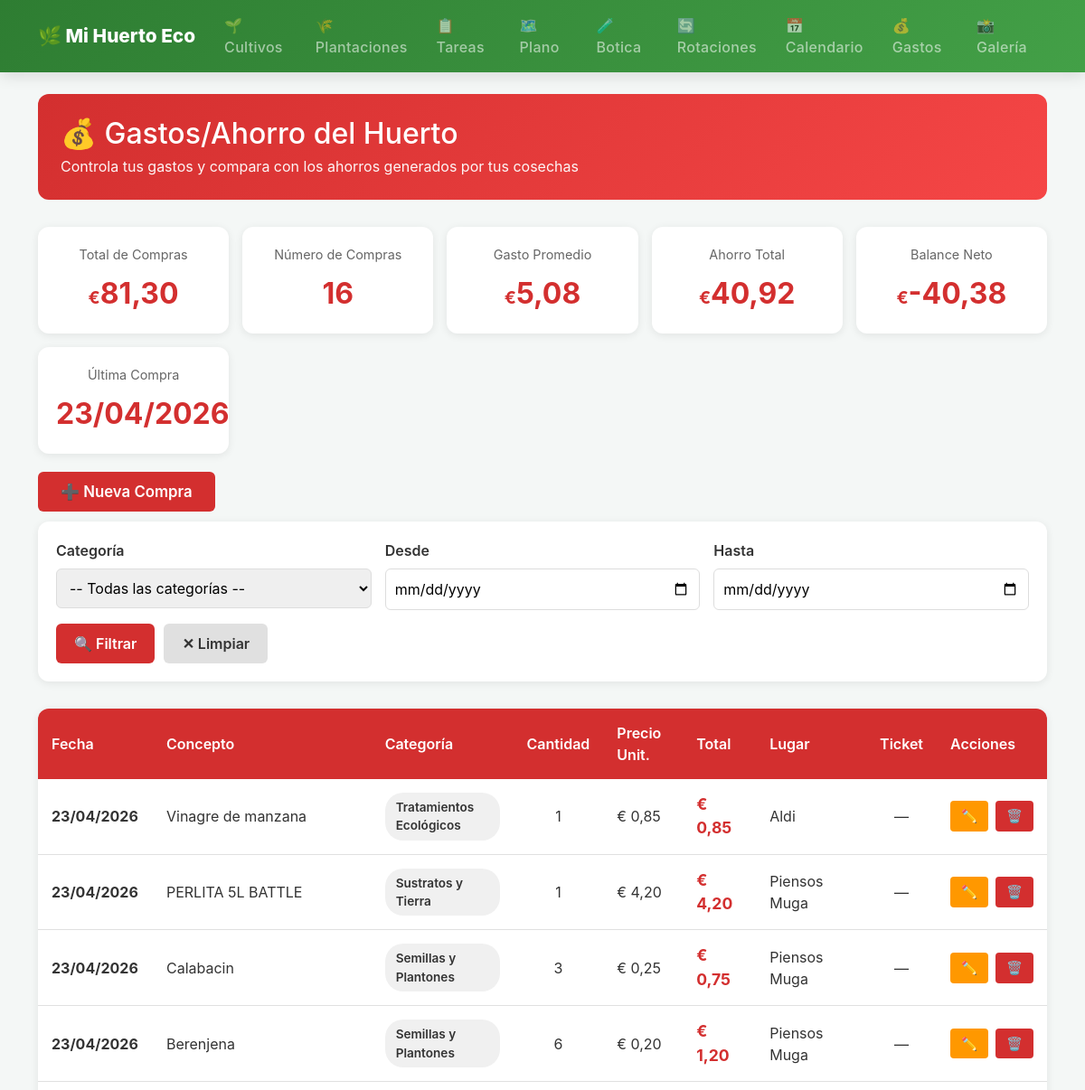
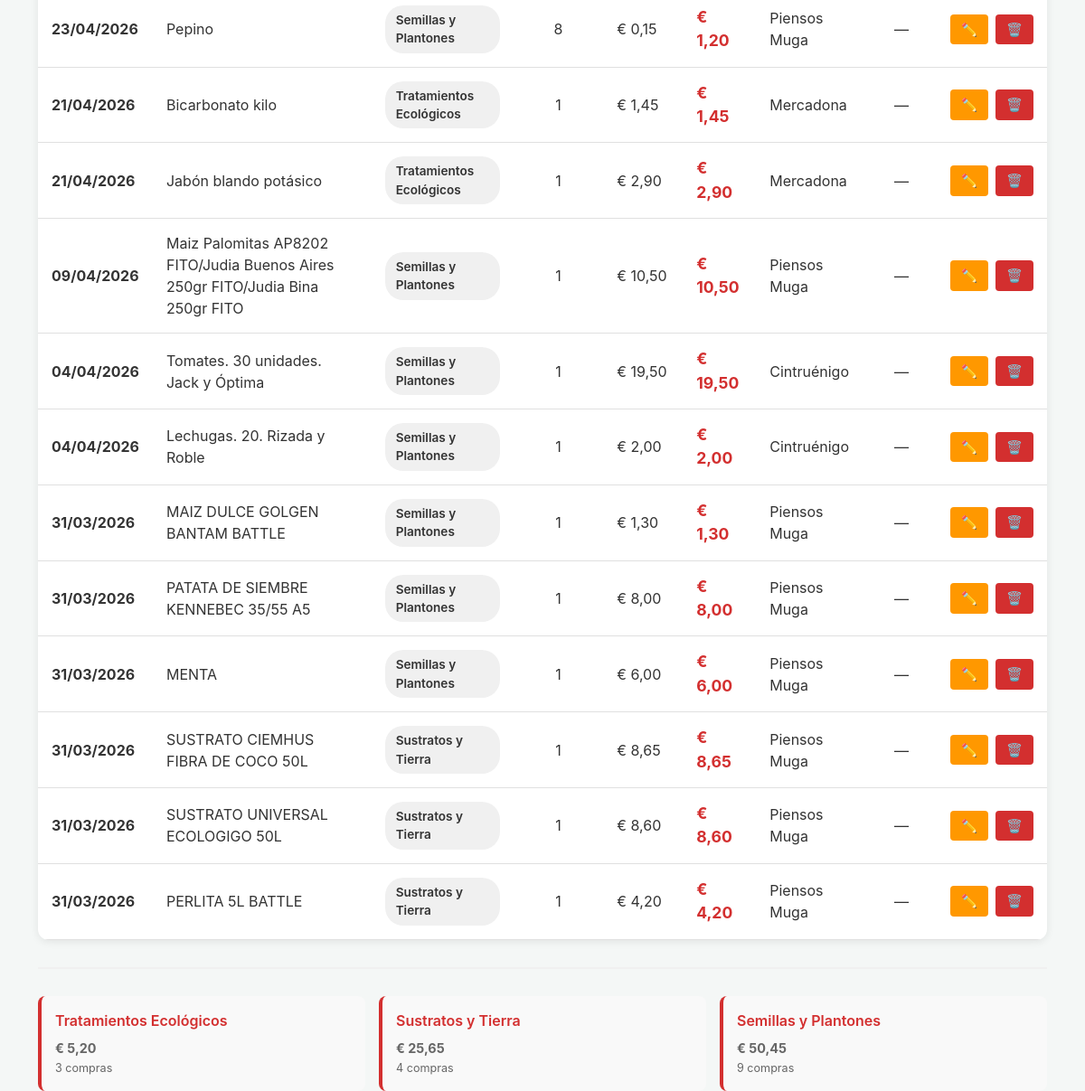
/gastos/, run on the app's committed database (2 pictures, top to bottom).
### gestion_huerto/models.py (models this page shows, shortened)
class Gasto(models.Model):
    CATEGORIA_CHOICES = [
        ('semillas', 'Semillas y Plantones'),
        ('abonos', 'Abonos y Compost'),
        ('herramientas', 'Herramientas'),
        ('riego', 'Sistema de Riego'),
        ('tratamientos', 'Tratamientos Ecológicos'),
        ('sustratos', 'Sustratos y Tierra'),
        ('infraestructura', 'Infraestructura'),
        ('otros', 'Otros'),
    ]
    fecha_compra = models.DateField(
        default=timezone.localdate,
        help_text='Fecha en que se realizó la compra'
    )
    concepto = models.CharField(
        max_length=200,
        default='Sin concepto',
        help_text='Descripción del producto o servicio'
    )
    categoria = models.CharField(
        max_length=20,
        choices=CATEGORIA_CHOICES,
        default='otros',
        help_text='Categoría del gasto'
    )
    coste = models.DecimalField(
        max_digits=8,
        decimal_places=2,
        default=Decimal('0.01'),
        validators=[MinValueValidator(Decimal('0.01'))],
        help_text='Precio unitario en euros'
    )
    cantidad = models.PositiveIntegerField(
        default=1,
        help_text='Número de unidades compradas'
    )
    lugar_compra = models.CharField(
        max_length=100,
        default='No indicado',
        help_text='Tienda o proveedor'
    )
    notas = models.TextField(
        blank=True,
        help_text='Observaciones adicionales'
    )
    ticket_foto = models.ImageField(
        upload_to='tickets_gastos/%Y/%m/',
        blank=True,
        null=True,
        help_text='Foto del ticket de compra'
    )
    es_general = models.BooleanField(
        default=False,
        help_text="Si es True, no está asociado a plantaciones específicas"
    )
    plantaciones = models.ManyToManyField(
        'Plantacion',
        blank=True,
        related_name='gastos'
    )
    @property
    def coste_total(self):
        return self.coste * self.cantidad
    class Meta:
        verbose_name = "Gasto"
        verbose_name_plural = "Gastos"
        ordering = ['-fecha_compra']

### gestion_huerto/views.py (the view)
# urls.py: path('gastos/', views.lista_gastos, name='lista_gastos'),
def lista_gastos(request):
    gastos = Gasto.objects.all()
    categoria_filtro = request.GET.get('categoria')
    fecha_desde = request.GET.get('fecha_desde')
    fecha_hasta = request.GET.get('fecha_hasta')
    if categoria_filtro:
        gastos = gastos.filter(categoria=categoria_filtro)
    if fecha_desde:
        gastos = gastos.filter(fecha_compra__gte=fecha_desde)
    if fecha_hasta:
        gastos = gastos.filter(fecha_compra__lte=fecha_hasta)
    gasto_total = sum(g.coste_total for g in gastos)
    gasto_promedio = gasto_total / gastos.count() if gastos.exists() else Decimal('0.00')
    cosechas = Cosecha.objects.all()
    ahorro_total = sum(c.total for c in cosechas)
    balance_neto = ahorro_total - gasto_total
    stats_por_categoria = {}
    for gasto in gastos:
        cat_label = gasto.get_categoria_display()
        if cat_label not in stats_por_categoria:
            stats_por_categoria[cat_label] = {
                'total': Decimal('0.00'),
                'cantidad': 0
            }
        stats_por_categoria[cat_label]['total'] += gasto.coste_total
        stats_por_categoria[cat_label]['cantidad'] += 1
    return render(request, 'gastos/lista.html', {
        'gastos': gastos,
        'gasto_total': gasto_total,
        'gasto_promedio': gasto_promedio,
        'ahorro_total': ahorro_total,
        'balance_neto': balance_neto,
        'categorias': Gasto.CATEGORIA_CHOICES,
        'stats_por_categoria': stats_por_categoria,
    })

### gestion_huerto/models.py (called while the page is built)
    @property
    def total(self):
        if self.precio_unitario:
            return self.cantidad * self.precio_unitario
        return Decimal('0.00')

### gestion_huerto/templates/gastos/lista.html (shortened to what this page needs)
{% extends 'base.html' %}
{% block content %}
<div class="gastos-header">
    <h2>💰 Gastos/Ahorro del Huerto</h2>
    <p>Controla tus gastos y compara con los ahorros generados por tus cosechas</p>
</div>
<div class="estadisticas">
    <div class="stat-card">
        <div class="stat-label">Total de Compras</div>
        <div class="stat-valor">
            <span class="stat-moneda">€</span>{{ gasto_total|floatformat:2 }}
        </div>
    </div>
    <div class="stat-card">
        <div class="stat-label">Número de Compras</div>
        <div class="stat-valor">{{ gastos|length }}</div>
    </div>
    <div class="stat-card">
        <div class="stat-label">Gasto Promedio</div>
        <div class="stat-valor">
            <span class="stat-moneda">€</span>{{ gasto_promedio|floatformat:2 }}
        </div>
    </div>
    <div class="stat-card">
        <div class="stat-label">Ahorro Total</div>
        <div class="stat-valor">
            <span class="stat-moneda">€</span>{{ ahorro_total|floatformat:2 }}
        </div>
    </div>
    <div class="stat-card">
        <div class="stat-label">Balance Neto</div>
        <div class="stat-valor {% if balance_neto >= 0 %}balance-positivo{% else %}balance-negativo{% endif %}">
            <span class="stat-moneda">€</span>{{ balance_neto|floatformat:2 }}
        </div>
    </div>
    <div class="stat-card">
        <div class="stat-label">Última Compra</div>
        <div class="stat-valor">
            {% if gastos %}
                {{ gastos.0.fecha_compra|date:"d/m/Y" }}
            {% else %}
                ---
            {% endif %}
        </div>
    </div>
</div>
<div style="margin-bottom: 20px;">
    <a href="{% url 'nuevo_gasto' %}" class="btn-nueva-compra">
        ➕ Nueva Compra
    </a>
</div>
<form method="get" class="filtros-container">
    <div class="filtro-nivel">
        <div class="filtro-item">
            <label for="categoria">Categoría</label>
            <select name="categoria" id="categoria">
                <option value="">-- Todas las categorías --</option>
            </select>
        </div>
        <div class="filtro-item">
            <label for="fecha_desde">Desde</label>
            <input type="date" name="fecha_desde" id="fecha_desde" value="{{ request.GET.fecha_desde }}">
        </div>
        <div class="filtro-item">
            <label for="fecha_hasta">Hasta</label>
            <input type="date" name="fecha_hasta" id="fecha_hasta" value="{{ request.GET.fecha_hasta }}">
        </div>
    </div>
    <div class="botones-filtro">
        <button type="submit" class="btn-filtrar">🔍 Filtrar</button>
        <a href="{% url 'lista_gastos' %}" class="btn-limpiar">✕ Limpiar</a>
    </div>
</form>
{% if gastos %}
<div class="gastos-tabla">
    <div class="tabla-responsive">
        <table>
            <thead>
                <tr>
                    <th>Fecha</th>
                    <th>Concepto</th>
                    <th>Categoría</th>
                    <th>Cantidad</th>
                    <th>Precio Unit.</th>
                    <th>Total</th>
                    <th>Lugar</th>
                    <th>Ticket</th>
                    <th>Acciones</th>
                </tr>
            </thead>
            <tbody>
                {% for gasto in gastos %}
                <tr>
                    <td><strong>{{ gasto.fecha_compra|date:"d/m/Y" }}</strong></td>
                    <td>{{ gasto.concepto }}</td>
                    <td>
                        <span class="categoria-badge">
                            {{ gasto.get_categoria_display }}
                        </span>
                    </td>
                    <td style="text-align: center;">{{ gasto.cantidad }}</td>
                    <td>€ {{ gasto.coste|floatformat:2 }}</td>
                    <td>
                        <span class="coste-total">€ {{ gasto.coste_total|floatformat:2 }}</span>
                    </td>
                    <td>{{ gasto.lugar_compra }}</td>
                    <td style="text-align: center;">
                        {% if gasto.ticket_foto %}
                            <a href="{{ gasto.ticket_foto.url }}" target="_blank" title="Ver ticket">
                                🧾</a>
                        {% else %}
                            —
                        {% endif %}
                    </td>
                    <td>
                        <div class="acciones">
                            <a href="{% url 'editar_gasto' gasto.pk %}" class="btn-accion btn-editar" title="Editar">
                                ✏️
                            </a>
                            <a href="{% url 'eliminar_gasto' gasto.pk %}" class="btn-accion btn-eliminar" title="Eliminar">
                                🗑️
                            </a>
                        </div>
                    </td>
                </tr>
                {% endfor %}
            </tbody>
        </table>
    </div>
</div>
{% if stats_por_categoria %}
<div class="stats-categorias">
    {% for cat_label, stats in stats_por_categoria.items %}
    <div class="categoria-stat">
        <div class="categoria-stat-titulo">{{ cat_label }}</div>
        <div class="categoria-stat-detalles">
            <strong>€ {{ stats.total|floatformat:2 }}</strong><br>
            <small>{{ stats.cantidad }} compra{% if stats.cantidad > 1 %}s{% endif %}</small>
        </div>
    </div>
    {% endfor %}
</div>
{% endif %}
{% else %}
<div class="sin-gastos">
    📭 No hay gastos registrados. ¡Comienza a agregar tus compras!
</div>
{% endif %}
{% endblock %}

### gestion_huerto/templates/base.html (style rules this page uses)
:root { --primary-green: #2e7d32; --secondary-green: #43a047; --light-green: #e8f5e9; --earth-brown: #8d6e63; --light-brown: #d7ccc8; --sun-yellow: #fbc02d; --water-blue: #1976d2; --light-blue: #e3f2fd; --alert-orange: #ff9800; --danger-red: #f44336; --success-color: #4caf50; --warning-color: #ffc107; --info-color: #17a2b8; --text-muted: #999; --text-dark: #333; --bg-light: #f4f7f6; --border-light: #e0e0e0; --shadow-sm: 0 2px 8px rgba(0,0,0,0.08); --shadow-md: 0 4px 16px rgba(0,0,0,0.12); --shadow-lg: 0 8px 24px rgba(0,0,0,0.15); --transition-smooth: all 0.3s cubic-bezier(0.4, 0, 0.2, 1); }
* { box-sizing: border-box; }
body { background-color: var(--bg-light); font-family: -apple-system, BlinkMacSystemFont, 'Segoe UI', Roboto, 'Helvetica Neue', Arial, sans-serif; color: var(--text-dark); }
a { text-decoration: none; transition: var(--transition-smooth); }

### gestion_huerto/templates/gastos/lista.html (style rules this page uses)
.gastos-header { background: linear-gradient(135deg, #d32f2f 0%, #f54646 100%); color: white; padding: 25px; border-radius: 12px; margin-bottom: 30px; }
.gastos-header h2 { margin: 0; font-size: 2rem; margin-bottom: 5px; }
.gastos-header p { margin: 0; opacity: 0.95; }
.estadisticas { display: grid; grid-template-columns: repeat(auto-fit, minmax(200px, 1fr)); gap: 15px; margin-bottom: 30px; }
.stat-card { background: white; padding: 20px; border-radius: 12px; box-shadow: 0 2px 10px rgba(0, 0, 0, 0.08); text-align: center; }
.stat-label { color: #666; font-size: 0.9rem; margin-bottom: 8px; }
.stat-valor { font-size: 2rem; font-weight: bold; color: #d32f2f; }
.balance-negativo { color: #d32f2f !important; }
.stat-moneda { font-size: 1.2rem; }
.filtros-container { background: white; padding: 20px; border-radius: 12px; margin-bottom: 30px; box-shadow: 0 2px 10px rgba(0, 0, 0, 0.08); }
.filtro-nivel { display: grid; grid-template-columns: repeat(auto-fit, minmax(200px, 1fr)); gap: 15px; margin-bottom: 15px; }
.filtro-item { display: flex; flex-direction: column; }
.filtro-item label { font-weight: 600; margin-bottom: 8px; color: #333; }
.filtro-item input, .filtro-item select { padding: 10px; border: 1px solid #ddd; border-radius: 6px; }
.botones-filtro { display: flex; gap: 10px; }
.btn-filtrar { background: #d32f2f; color: white; border: none; padding: 10px 20px; border-radius: 6px; cursor: pointer; font-weight: 600; }
.btn-limpiar { background: #e0e0e0; color: #333; border: none; padding: 10px 20px; border-radius: 6px; cursor: pointer; font-weight: 600; }
.btn-nueva-compra { background: #d32f2f; color: white; border: none; padding: 12px 25px; border-radius: 6px; cursor: pointer; font-weight: 600; font-size: 1.05rem; transition: all 0.3s; }
.gastos-tabla { background: white; border-radius: 12px; overflow: hidden; box-shadow: 0 2px 10px rgba(0, 0, 0, 0.08); }
.tabla-responsive { overflow-x: auto; }
table { width: 100%; border-collapse: collapse; }
table thead { background: #d32f2f; color: white; }
table th { padding: 15px; text-align: left; font-weight: 600; }
table tbody tr { border-bottom: 1px solid #e0e0e0; }
table td { padding: 15px; }
.categoria-badge { display: inline-block; padding: 6px 12px; border-radius: 20px; font-size: 0.85rem; font-weight: 600; background: #f0f0f0; color: #333; }
.coste-total { font-weight: bold; color: #d32f2f; font-size: 1.1rem; }
.acciones { display: flex; gap: 8px; }
.btn-accion { padding: 6px 12px; border: none; border-radius: 4px; cursor: pointer; font-size: 0.9rem; transition: all 0.3s; }
.btn-editar { background: #ff9800; color: white; }
.btn-eliminar { background: #d32f2f; color: white; }
.stats-categorias { display: grid; grid-template-columns: repeat(auto-fit, minmax(250px, 1fr)); gap: 15px; margin-top: 30px; padding-top: 30px; border-top: 2px solid #f0f0f0; }
.categoria-stat { background: #f9f9f9; padding: 15px; border-radius: 8px; border-left: 4px solid #d32f2f; }
.categoria-stat-titulo { font-weight: 600; color: #d32f2f; margin-bottom: 8px; }
.categoria-stat-detalles { font-size: 0.9rem; color: #666; }

### data on the page
Gasto: fecha_compra "23/04/2026", concepto "Vinagre de manzana", categoria "Tratamientos Ecológicos", cantidad "1", coste "0,85", coste_total "0,85", lugar_compra "Aldi"
Gasto: fecha_compra "23/04/2026", concepto "PERLITA 5L BATTLE", categoria "Sustratos y Tierra", cantidad "1", coste "4,20", coste_total "4,20", lugar_compra "Piensos Muga"
Gasto: fecha_compra "23/04/2026", concepto "Calabacin", categoria "Semillas y Plantones", cantidad "3", coste "0,25", coste_total "0,75", lugar_compra "Piensos Muga"
Gasto: fecha_compra "23/04/2026", concepto "Berenjena", categoria "Semillas y Plantones", cantidad "6", coste "0,20", coste_total "1,20", lugar_compra "Piensos Muga"
Gasto: fecha_compra "23/04/2026", concepto "Pepino", categoria "Semillas y Plantones", cantidad "8", coste "0,15", coste_total "1,20", lugar_compra "Piensos Muga"
Gasto: fecha_compra "21/04/2026", concepto "Bicarbonato kilo", categoria "Tratamientos Ecológicos", cantidad "1", coste "1,45", coste_total "1,45", lugar_compra "Mercadona"
Gasto: fecha_compra "21/04/2026", concepto "Jabón blando potásico", categoria "Tratamientos Ecológicos", cantidad "1", coste "2,90", coste_total "2,90", lugar_compra "Mercadona"
Gasto: fecha_compra "09/04/2026", concepto "Maiz Palomitas AP8202 FITO/Judia Buenos Aires 250gr FITO/Judia Bina 250gr FITO", categoria "Semillas y Plantones", cantidad "1", coste "10,50", coste_total "10,50", lugar_compra "Piensos Muga"
Gasto: fecha_compra "04/04/2026", concepto "Tomates. 30 unidades. Jack y Óptima", categoria "Semillas y Plantones", cantidad "1", coste "19,50", coste_total "19,50", lugar_compra "Cintruénigo"
Gasto: fecha_compra "04/04/2026", concepto "Lechugas. 20. Rizada y Roble", categoria "Semillas y Plantones", cantidad "1", coste "2,00", coste_total "2,00", lugar_compra "Cintruénigo"
Gasto: fecha_compra "31/03/2026", concepto "MAIZ DULCE GOLGEN BANTAM BATTLE", categoria "Semillas y Plantones", cantidad "1", coste "1,30", coste_total "1,30", lugar_compra "Piensos Muga"
Gasto: fecha_compra "31/03/2026", concepto "PATATA DE SIEMBRE KENNEBEC 35/55 A5", categoria "Semillas y Plantones", cantidad "1", coste "8,00", coste_total "8,00", lugar_compra "Piensos Muga"
Gasto: fecha_compra "31/03/2026", concepto "MENTA", categoria "Semillas y Plantones", cantidad "1", coste "6,00", coste_total "6,00", lugar_compra "Piensos Muga"
Gasto: fecha_compra "31/03/2026", concepto "SUSTRATO CIEMHUS FIBRA DE COCO 50L", categoria "Sustratos y Tierra", cantidad "1", coste "8,65", coste_total "8,65", lugar_compra "Piensos Muga"
Gasto: fecha_compra "31/03/2026", concepto "SUSTRATO UNIVERSAL ECOLOGIGO 50L", categoria "Sustratos y Tierra", cantidad "1", coste "8,60", coste_total "8,60", lugar_compra "Piensos Muga"
Gasto: fecha_compra "31/03/2026", concepto "PERLITA 5L BATTLE", categoria "Sustratos y Tierra", cantidad "1", coste "4,20", coste_total "4,20", lugar_compra "Piensos Muga"

### other printed values
{{ gasto_total|floatformat:2 }} "81,30"
{{ gastos|length }} "16"
{{ gasto_promedio|floatformat:2 }} "5,08"
{{ ahorro_total|floatformat:2 }} "40,92"
{{ balance_neto|floatformat:2 }} "-40,38"
{{ cat_label }} "Tratamientos Ecológicos" "Sustratos y Tierra" "Semillas y Plantones"
{{ stats.total|floatformat:2 }} "5,20" "25,65" "50,45"
{{ stats.cantidad }} "3" "4" "9"
